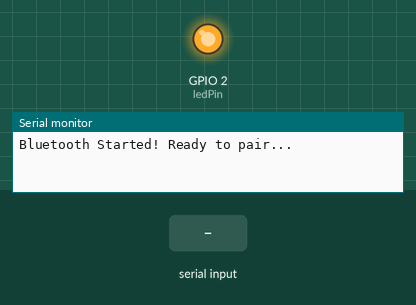
The sketch below on a simulated ESP32. Shown: output pins drawn as LEDs (lit = HIGH), the last lines printed to the serial monitor. Inputs (shaded band) come from the test bench. Nothing arrives over Bluetooth unless stated.

Above: at 1.2 s.
1.3 s: "0" received over the second serial link
At 2.1 s:
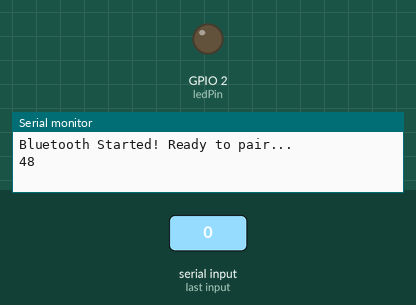
2.8 s: "1" received over the second serial link
At 3.6 s:
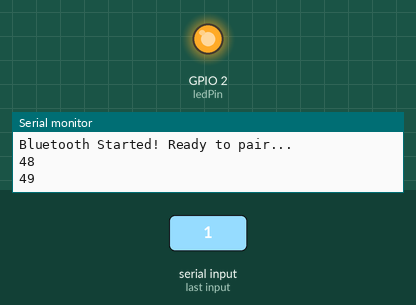
Timing chart, 0 to 5.8 s (numbered marks = the images above; inputs shaded):
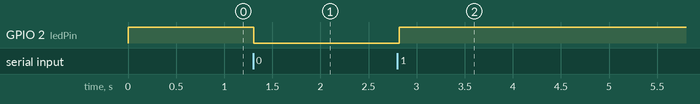

The sketch:

ESP32_led_BC.ino
```cpp
#include "BluetoothSerial.h"

/* Check if Bluetooth configurations are enabled in the SDK */
/* If not, then you have to recompile the SDK */
#if !defined(CONFIG_BT_ENABLED) || !defined(CONFIG_BLUEDROID_ENABLED)
#error Bluetooth is not enabled! Please run `make menuconfig` to and enable it
#endif

BluetoothSerial SerialBT;

const int ledPin = 2;

void setup() {
  pinMode(ledPin, OUTPUT);
  Serial.begin(115200);
  /* If no name is given, default 'ESP32' is applied */
  /* If you want to give your own name to ESP32 Bluetooth device, then */
  /* specify the name as an argument SerialBT.begin("myESP32Bluetooth"); */
  SerialBT.begin("ESP Lorin");
  Serial.println("Bluetooth Started! Ready to pair...");
  digitalWrite(ledPin, HIGH);
}

void loop() {
  if (SerialBT.available()) {
    int code = SerialBT.read();
    Serial.println(code);

    if (code == (int)'0') {
      digitalWrite(ledPin, LOW);
    } else if (code == (int)'1') {
      digitalWrite(ledPin, HIGH);
    }
  }
  delay(20);
}
```

Measured:
- after the input at 1.3 s, GPIO 2 (ledPin): HIGH → LOW at once
- after the input at 2.8 s, GPIO 2 (ledPin): LOW → HIGH at once
